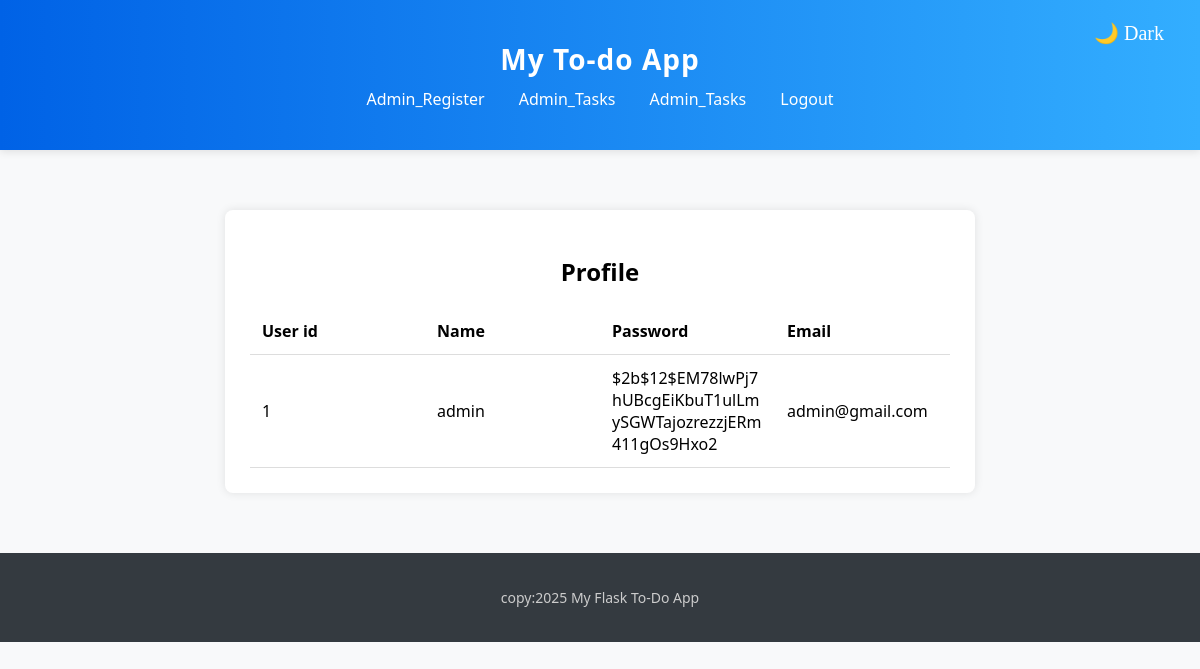
/profile (signed in), run on the app's committed database.
### app/models.py (models this page shows)
class Register(db.Model):
    __tablename__='register'
    uid=db.Column(db.Integer,primary_key=True)
    username=db.Column(db.String(100),nullable=False)
    password=db.Column(db.String(100),nullable=False)
    email=db.Column(db.String(200),unique=True)
    role=db.Column(db.String(20),default="user")
    tasks = db.relationship('Task', backref='user', lazy=True)

### app/routes/tasks.py (the view)
@tasks_bp.route('/profile')
def profile():
    if 'user_id' not in session:
        return redirect(url_for('auth.login'))
    else:
        user = Register.query.filter_by(uid=session['user_id']).first()
        return render_template('profile.html',data=user)

### app/templates/profile.html (shortened to what this page needs)
{% extends "base.html" %}
{% block content %}
<div class="task-box" style="word-wrap: break-word;
    word-break: break-word;
    white-space: normal;" >
    <h2 style="text-align: center;">Profile</h2>
    <table class="task-table">
            <thead>
                <tr>
                    <th>User id</th>
                    <th>Name</th>
                    <th>Password</th>
                    <th>Email</th>
                </tr>
            </thead>
            <tbody>
                <tr>
                    <td>{{data.uid}}</td>
                    <td>{{data.username}}</td>
                    <td>{{data.password}}</td>
                    <td>{{data.email}}</td>
                </tr>
            </tbody>
        </table>
</div>
{% endblock %}

### app/static/style.css (style rules this page uses)
body { margin:0; font-family:'Segoe UI', Tahoma, Geneva, Verdana, sans-serif; background-color: #f8f9fa; }
.task-box { max-width: 700px; margin: 40px auto; background-color: white; padding: 25px; border-radius: 8px; box-shadow: 0 0 10px rgba(0,0,0,0.1); }
.task-table { width: 100%; border-collapse: collapse; table-layout: fixed; }
.task-table th, .task-table td { text-align: left; padding: 12px; border-bottom: 1px solid #ddd; }
.task-table th { background: color #f2f2f2; ; }

### data on the page
Register: uid "1", username "admin", password "$2b$12$EM78lwPj7hUBcgEiKbuT1ulLmySGWTajozrezzjERm411gOs9Hxo2", email "admin@gmail.com"

### other printed values
{{ 2025 }} "2025"
